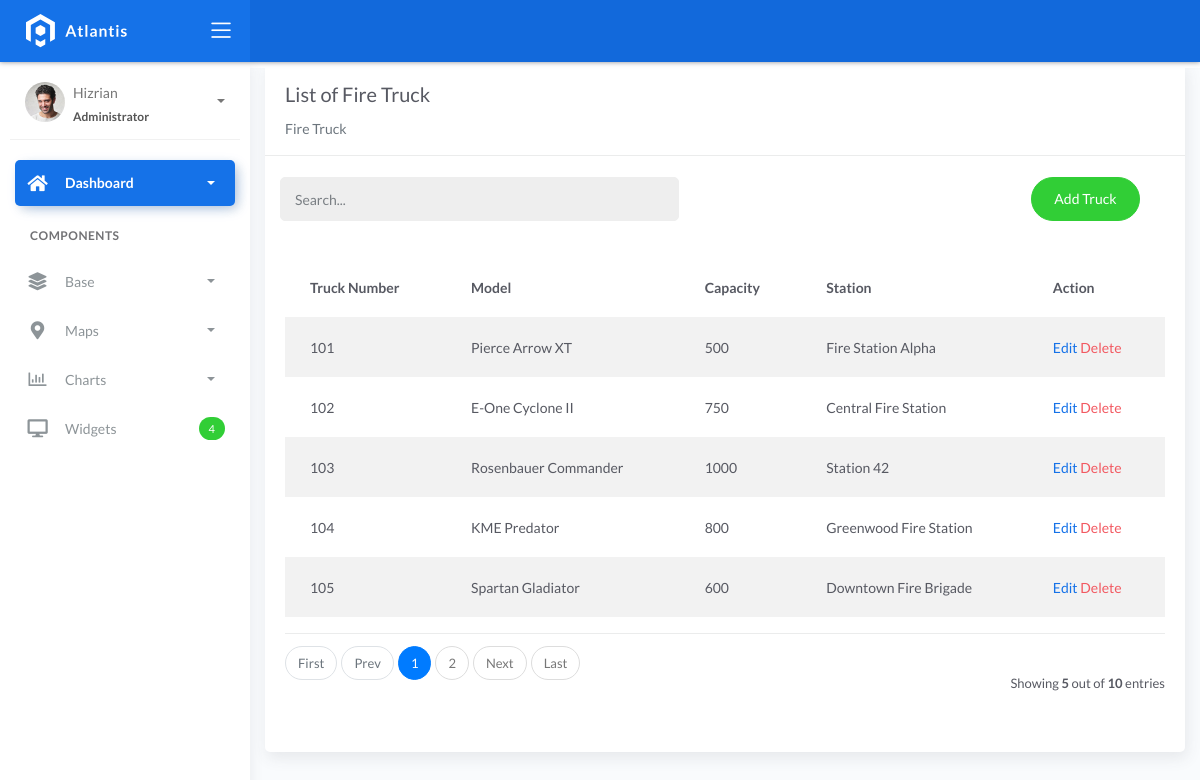
Page /firetruck_list/ on the committed database.
### fire/models.py (models this page shows)
class BaseModel(models.Model):
    created_at = models.DateTimeField(auto_now_add=True, db_index=True)
    updated_at = models.DateTimeField(auto_now=True)
    class Meta:
        abstract = True

class FireTruck(BaseModel):
    truck_number = models.CharField(max_length=150)
    model = models.CharField(max_length=150)
    capacity = models.CharField(max_length=150)  # water
    station = models.ForeignKey(FireStation, on_delete=models.CASCADE)

class FireStation(BaseModel):
    name = models.CharField(max_length=150)
    latitude = models.DecimalField(
        max_digits=22, decimal_places=16, null=True, blank=True)
    longitude = models.DecimalField(
        max_digits=22, decimal_places=16, null=True, blank=True)
    address = models.CharField(max_length=150)
    city = models.CharField(max_length=150)  # can be in separate table
    country = models.CharField(max_length=150)  # can be in separate table
    def __str__(self):
        return self.name

### fire/views.py (the view)
# urls.py: path('firetruck_list/', FireTruckList.as_view(), name='truck-list'),
class FireTruckList(ListView):
    model = FireTruck
    context_object_name = 'fire_truck'
    template_name = 'firetruck_list.html'
    paginate_by = 5

### templates/firetruck_list.html (shortened to what this page needs)
{% extends 'base.html' %}
{% load static %}
{% block content %}
<div class="content">
    <div class="container-fluid">
        <div class="row">
            <div class="col-md-12">
                <div class="card">
                    <div class="card-header">
                        <div class="card-title">List of Fire Truck</div>
                        <div class="card-category text-muted">Fire Truck</div>
                    </div>
                    <br />
                    <div class="col-md-12 row">
                        <div class="col-md-6">
                            <form class="navbar-left navbar-form nav-search mr-md-3" action="">
                                <div class="input-group">
                                    <input type="text" placeholder="Search..." class="form-control" />
                                    <div class="input-group-append">
                                        <span class="input-group-text">
                                        </span>
                                    </div>
                                </div>
                            </form>
                        </div>
                        <div class="col-md-6">
                            <div class="pull-right">
                                <a href="{% url 'truck-add' %}" class="btn btn-success btn-rounded">Add Truck</a>
                            </div>
                        </div>
                    </div>
                    <div class="card-body">
                        <table class="table table-striped mt-3">
                            <thead>
                                <tr>
                                    <th scope="col">Truck Number</th>
                                    <th scope="col">Model</th>
                                    <th scope="col">Capacity</th>
                                    <th scope="col">Station</th>
                                    <th scope="col">Action</th>
                                </tr>
                            </thead>
                            <tbody>
                                {% if object_list %}
                                    {% for object in object_list %}
                                    <tr>
                                        <td>{{ object.truck_number }}</td>
                                        <td>{{ object.model }}</td>
                                        <td>{{ object.capacity }}</td>
                                        <td>{{ object.station }}</td>
                                        <td>
                                            <a href="{% url 'truck-update' object.id %}">Edit</a>
                                            <a href="{% url 'truck-delete' object.id %}" class="text-danger">Delete</a>
                                        </td>
                                    </tr>
                                    {% endfor %}
                                {% else %}
                                    <tr>
                                        <td colspan="7" class="text-center">No fire incidents found.</td>
                                    </tr>
                                {% endif %}
                            </tbody>
                        </table>
                        {% include 'includes/pagination.html' %}
                    </div>
                </div>
            </div>
        </div>
    </div>
</div>
{% endblock %}

### templates/base.html (shortened to what this page needs)
{% load static %}
<!DOCTYPE html>
<html lang="en">
  <head>
    <link rel="stylesheet" href="{% static 'css/bootstrap.min.css' %}" />
    <link rel="stylesheet" href="{% static 'css/atlantis.min.css' %}" />
    <link rel="stylesheet" href="{% static 'css/demo.css' %}" />
    <link href="https://cdn.jsdelivr.net/npm/toastr@latest/build/toastr.min.css" rel="stylesheet" />
  </head>
  <body>
    <div class="wrapper">
      <div class="main-header">
        <div class="logo-header" data-background-color="blue">
          <a href="index.html" class="logo">
            <img src="{% static 'img/logo.svg' %}" alt="navbar brand" class="navbar-brand" />
          </a>
          <div class="nav-toggle">
            <button class="btn btn-toggle toggle-sidebar">
              <i class="icon-menu"></i>
            </button>
          </div>
        </div>
        <nav class="navbar navbar-header navbar-expand-lg" data-background-color="blue2">
        </nav>
      </div>
      <div class="sidebar sidebar-style-2">
        <div class="sidebar-wrapper scrollbar scrollbar-inner">
          <div class="sidebar-content">
            <div class="user">
              <div class="avatar-sm float-left mr-2">
                <img src="{% static 'img/profile.jpg' %}" alt="..." class="avatar-img rounded-circle" />
              </div>
              <div class="info">
                <a data-toggle="collapse" href="#collapseExample" aria-expanded="true">
                  <span>
                    Hizrian
                    <span class="user-level">Administrator</span>
                    <span class="caret"></span>
                  </span>
                </a>
              </div>
            </div>
            <ul class="nav nav-primary">
              <li class="nav-item active">
                <a data-toggle="collapse" href="#dashboard" class="collapsed" aria-expanded="false">
                  <i class="fas fa-home"></i>
                  <p>Dashboard</p>
                  <span class="caret"></span>
                </a>
              </li>
              <li class="nav-section">
                <h4 class="text-section">Components</h4>
              </li>
              <li class="nav-item">
                <a data-toggle="collapse" href="#base">
                  <i class="fas fa-layer-group"></i>
                  <p>Base</p>
                  <span class="caret"></span>
                </a>
              </li>
              <li class="nav-item">
                <a data-toggle="collapse" href="#maps">
                  <i class="fas fa-map-marker-alt"></i>
                  <p>Maps</p>
                  <span class="caret"></span>
                </a>
              </li>
              <li class="nav-item">
                <a data-toggle="collapse" href="#charts">
                  <i class="far fa-chart-bar"></i>
                  <p>Charts</p>
                  <span class="caret"></span>
                </a>
              </li>
              <li class="nav-item">
                <a href="widgets.html">
                  <i class="fas fa-desktop"></i>
                  <p>Widgets</p>
                  <span class="badge badge-success">4</span>
                </a>
              </li>
            </ul>
          </div>
        </div>
      </div>
      <div class="main-panel">
        <div class="content">
          {% block content %}
          {% endblock %}
          </div>
        </div>
        <footer class="footer">
          <div class="container-fluid">
            <nav class="pull-left">
              <ul class="nav">
                <li class="nav-item">
                  <a class="nav-link" href="https://www.themekita.com"> ThemeKita </a>
                </li>
                <li class="nav-item">
                  <a class="nav-link" href="#"> Help </a>
                </li>
                <li class="nav-item">
                  <a class="nav-link" href="#"> Licenses </a>
                </li>
              </ul>
            </nav>
            <div class="copyright ml-auto">2018, made with  by <a href="https://www.themekita.com">ThemeKita</a></div>
          </div>
        </footer>
      </div>
  </body>
</html>

### templates/includes/pagination.html (shortened to what this page needs)
{% if is_paginated %}
<div class="card-footer px-0 border-0 d-flex flex-column flex-lg-row align-items-center justify-content-between mt-3">
  <nav aria-label="Topics pagination" class="mb-4">
    <ul class="pagination">
      {% if page_obj.number > 1 %}
      <li class="page-item">
        <a class="page-link" href="?page=1">First</a>
      </li>
      {% else %}
      <li class="page-item disabled">
        <span class="page-link">First</span>
      </li>
      {% endif %} {% if page_obj.has_previous %}
      <li class="page-item">
        <a class="page-link" href="?page={{ page_obj.previous_page_number }}">Prev</a>
      </li>
      {% else %}
      <li class="page-item disabled">
        <span class="page-link">Prev</span>
      </li>
      {% endif %} {% for page_num in paginator.page_range %} {% if page_obj.number == page_num %}
      <li class="page-item active">
        <span class="page-link">
          {{ page_num }}
        </span>
      </li>
      {% elif page_num > page_obj.number|add:'-3' and page_num < page_obj.number|add:'3' %}
      <li class="page-item">
        <a class="page-link" href="?page={{ page_num }}">{{ page_num }}</a>
      </li>
      {% endif %} {% endfor %} {% if page_obj.has_next %}
      <li class="page-item">
        <a class="page-link" href="?page={{ page_obj.next_page_number }}">Next</a>
      </li>
      {% else %}
      <li class="page-item disabled">
        <span class="page-link">Next</span>
      </li>
      {% endif %} {% if page_obj.number != paginator.num_pages %}
      <li class="page-item">
        <a class="page-link" href="?page={{ paginator.num_pages }}">Last</a>
      </li>
      {% else %}
      <li class="page-item disabled">
        <span class="page-link">Last</span>
      </li>
      {% endif %}
    </ul>
  </nav>
  <div class="fw-normal small mt-4 mt-lg-0">Showing <b>{{object_list.count}}</b> out of <b>{{paginator.count}}</b> entries</div>
</div>
{% endif %}

### rows in the picture
FireTruck: truck_number "101", model "Pierce Arrow XT", capacity "500", station "Fire Station Alpha"
FireTruck: truck_number "102", model "E-One Cyclone II", capacity "750", station "Central Fire Station"
FireTruck: truck_number "103", model "Rosenbauer Commander", capacity "1000", station "Station 42"
FireTruck: truck_number "104", model "KME Predator", capacity "800", station "Greenwood Fire Station"
FireTruck: truck_number "105", model "Spartan Gladiator", capacity "600", station "Downtown Fire Brigade"

### other values in the picture
{{ page_num }} "1"
{{ page_num }} "2"
{{ object_list.count }} "5"
{{ paginator.count }} "10"
